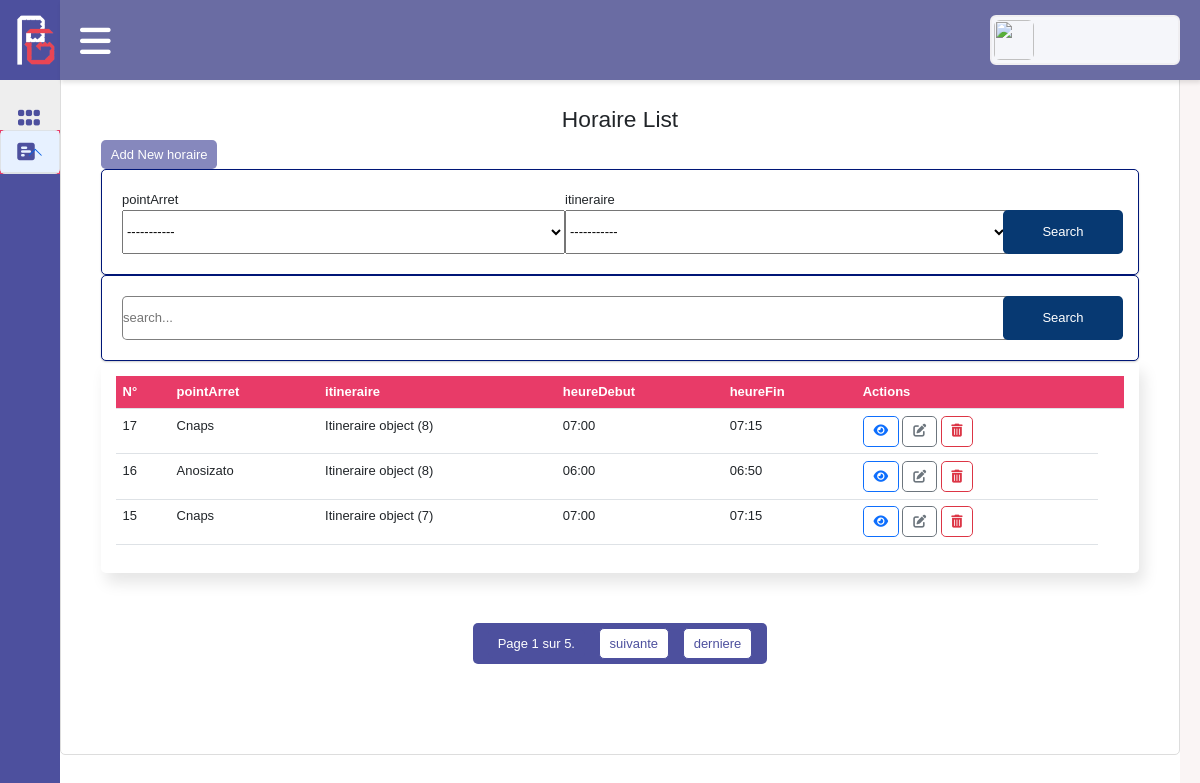
The app's page /transport_scolaire/horaire, older data.
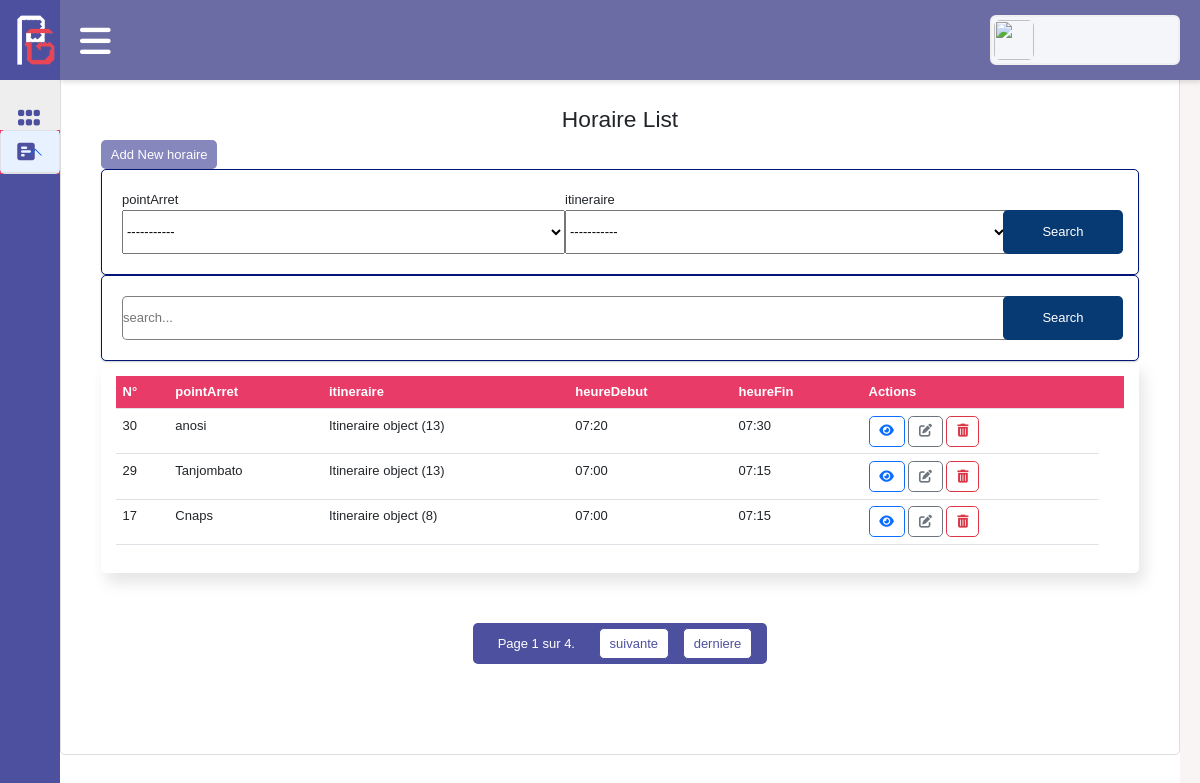
The same page, newer data.
### transport_scolaire/models.py (models this page shows)
class Horaire(models.Model):
     pointArret = models.ForeignKey('LieuLigne',on_delete=models.CASCADE,)
     itineraire = models.ForeignKey('Itineraire',on_delete=models.CASCADE,)
     heureDebut = models.TimeField()
     heureFin = models.TimeField()

class LieuLigne(models.Model):
     nom_lieu = models.CharField(max_length=50,)
     latitude = models.CharField(max_length=50,default="-18.881589691375204",blank=False,)
     longitude = models.CharField(max_length=50,default="47.50664234161377",null=True,blank=False,)
     def __str__(self):
          return f"{self.nom_lieu}"

class Itineraire(models.Model):
     date_itineraire = models.DateField(null=True, default=datetime.date.today,)
     ligne = models.ForeignKey(Ligne, on_delete=models.CASCADE,)
     ligne_inverse = models.BooleanField(default=False,)

### transport_scolaire/views_generic.py (the view)
# urls.py: path('horaire',HoraireListView.as_view(), name='horaire-list'),
class HoraireListView(ListView):
     model = Horaire
     template_name = 'horaire/list.html'
     context_object_name = 'horaires'
     number_page =3
     def get_context_data(self, **kwargs: Any) -> dict[str, Any]:
          context= super().get_context_data(**kwargs)
          search_query = self.request.GET.get('search_query') or ''
          objects =Horaire.objects.all().order_by('-pk')
          search_filter = self.request.GET.get('search_filter_pointArret') or ''
          if search_filter:
               objects=objects.filter(Q(pointArret__pk=search_filter))
               context['search_filter_pointArret']=search_filter
          search_filter = self.request.GET.get('search_filter_itineraire') or ''
          if search_filter:
               objects=objects.filter(Q(itineraire__pk=search_filter))
               context['search_filter_itineraire']=search_filter
          if search_query:
               objects=objects.filter(Q(pk__icontains=search_query) | Q(heureDebut__icontains=search_query) | Q(heureFin__icontains=search_query) )
          context['search_query']=search_query
          context['pointArrets']=LieuLigne.objects.all()
          context['itineraires']=Itineraire.objects.all()
          paginator = Paginator(objects,self.number_page)
          page_number = self.request.GET.get('page')
          page_obj = paginator.get_page(page_number)
          context['horaires']=page_obj
          return context

### transport_scolaire/templates/horaire/list.html (shortened to what this page needs)
{% extends 'base.html' %}
{% block title %}
   <div class='page_title'><h3>Horaire List</h3></div>
{% endblock title %}
{% block content %}
   <div class='actions'>
      <a href='{% url 'transport_scolaire:horaire-create' %}' class='btn btn-primary text-white'>
         Add New horaire
   </a>
   </div>
   <form class='form-search'  method='GET'>
   <div class='content-search'>
         <div class='d-flex group flex-column '>            <label>pointArret</label>            <select type='text'  name='search_filter_pointArret'>
<option value=''>-----------</option>
         </div>         <div class='d-flex group flex-column '>            <label>itineraire</label>            <select type='text'  name='search_filter_itineraire'>
<option value=''>-----------</option>
         </div>         <button type='submit' class='btn btn-primary sub-2 text-white' >Search</button>
   </div>
   </form>
   <form class='form-search'  method='GET'>
         <input type='text' name='search_query' value='{{search_query}}' placeholder='search...'>
         <button type='submit' class='btn btn-primary text-white' >Search</button>
   </form>
   <div class='table-responsive'>
      <table class='table'>
         <thead>
            <tr>
               <th>N°</th>
               <th>pointArret</th>
               <th>itineraire</th>
               <th>heureDebut</th>
               <th>heureFin</th>
               <th>Actions<th>
            </tr>
         </thead>
         <tbody>
         {% for horaire in horaires %}
            <tr>
               <td>{{ horaire.pk }}</td>
               <td>{{ horaire.pointArret }}</td>
               <td>{{ horaire.itineraire }}</td>
               <td>{{ horaire.heureDebut }}</td>
               <td>{{ horaire.heureFin }}</td>
               <td class='col-actions'>
                  <a class='see btn btn-outline-primary text-primary' href="{% url 'transport_scolaire:horaire-detail' horaire.pk %}"><i class='fa-solid fa-eye'></i></a>
                  <a class='update btn btn-outline-secondary text-secondary' href="{% url 'transport_scolaire:horaire-update' horaire.pk %}"><i class='fa-solid fa-pen-to-square'></i></a>
                  <a class='delete btn btn-outline-danger text-danger' href="{% url 'transport_scolaire:horaire-delete' horaire.pk %}"><i class='fa-solid fa-trash-can'></i></a>
               </td>
            </tr>
         {% endfor %}
         </tbody>
      </table>
   </div>
<div class="panigation">
            <span>
               <span>
                   Page {{ horaires.number }} sur {{ horaires.paginator.num_pages }}.
               </span>
               {% if horaires.has_next %}
                   <a href="?page={{ horaires.next_page_number }}">suivante</a>
                   <a href="?page={{ horaires.paginator.num_pages }}">derniere</a>
               {% endif %}
           </span>
       </div>
{% endblock content %}

Row changes from the older to the newer data that the page shows:
no longer on this page (row unchanged): Horaire: pk "16", pointArret "Anosizato", itineraire "Itineraire object (8)", heureDebut "06:00", heureFin "06:50"
no longer on this page (row unchanged): Horaire: pk "15", pointArret "Cnaps", itineraire "Itineraire object (7)", heureDebut "07:00", heureFin "07:15"
added Horaire: pk "30", pointArret "anosi", itineraire "Itineraire object (13)", heureDebut "07:20", heureFin "07:30"
added Horaire: pk "29", pointArret "Tanjombato", itineraire "Itineraire object (13)", heureDebut "07:00", heureFin "07:15"
Text that changed along with them:
{{ horaires.paginator.num_pages }}: "5" → "4"
